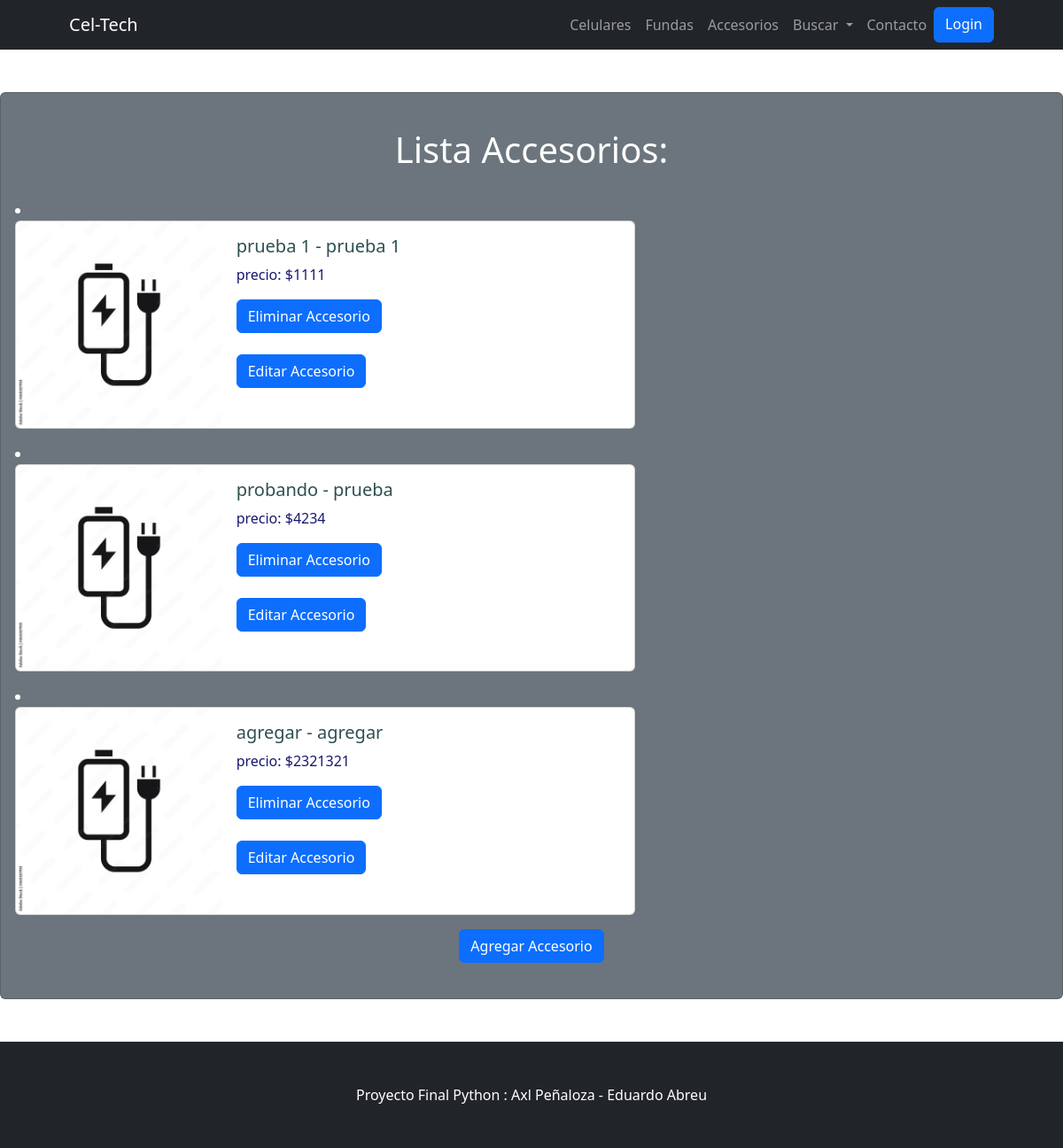
/CelTech/lista-accesorios, run on an earlier commit of the app's database.
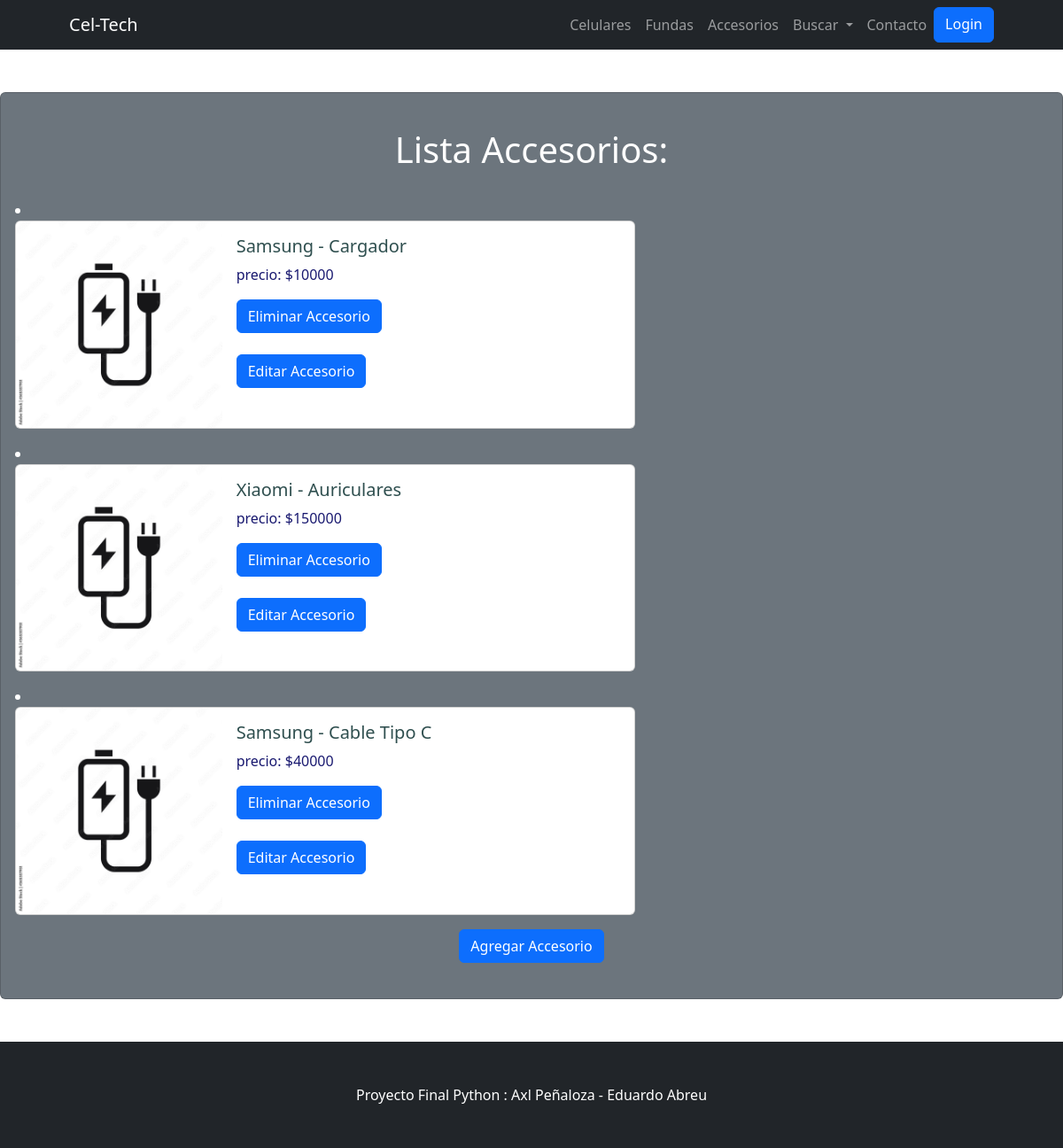
And on a later commit of the database.
### CelTech/models.py (models this page shows, shortened)
class Accesorios(models.Model):
    marca = models.CharField(max_length=20)
    tipo = models.CharField(max_length=20)
    precio = models.IntegerField()

### CelTech/views.py (the view)
# urls.py: path('lista-accesorios', lista_accesorios, name="ListaAccesorios"),
def lista_accesorios(req):
    lista_accesorio = Accesorios.objects.all()
    return render(req, "lista_accesorios.html", {"lista_accesorios": lista_accesorio})

### CelTech/templates/lista_accesorios.html (shortened to what this page needs)
{% extends 'padre.html' %}
{% block cambiante %}
<div class="text-center">
  <h1>Lista Accesorios:</h1>
     </div>
  <br>
        {% for accesorio in lista_accesorios  %}
        <li>
  <div class="card mb-3" style="max-width: 700px;">
    <div class="row g-0">
      <div class="col-md-4">
        <img src="\static\img\accesorio.jpg" class="img-fluid rounded-start" alt="...">
      </div>
      <div class="col-md-8">
        <div class="card-body">
          <h5 class="card-title" style="color: darkslategrey;">{{accesorio.marca}} - {{accesorio.tipo}}</h5>
          <p class="card-text" style="color: midnightblue;" > precio: ${{accesorio.precio}}</p>
          <form action="{% url 'EliminarAccesorio' accesorio.id %}" method="post">{% csrf_token %}
            <button type="submit" class="btn btn-primary">Eliminar Accesorio</button>
        </form>
        <br>
            <a class="btn btn-primary" href="{% url 'EditarAccesorio' accesorio.id %}" role="button">Editar Accesorio</a>
        </li>
        {% endfor %}
        <div class="text-center">
            <a class="btn btn-primary" href="{% url 'AdministradorAccesorios' %}" role="button">Agregar Accesorio</a>
        </div>
{% endblock cambiante %}

What changed in the data, as far as the page shows it:
removed Accesorios: marca "prueba 1", tipo "prueba 1", precio "1111"
removed Accesorios: marca "probando", tipo "prueba", precio "4234"
removed Accesorios: marca "agregar", tipo "agregar", precio "2321321"
added Accesorios: marca "Samsung", tipo "Cargador", precio "10000"
added Accesorios: marca "Xiaomi", tipo "Auriculares", precio "150000"
added Accesorios: marca "Samsung", tipo "Cable Tipo C", precio "40000"
